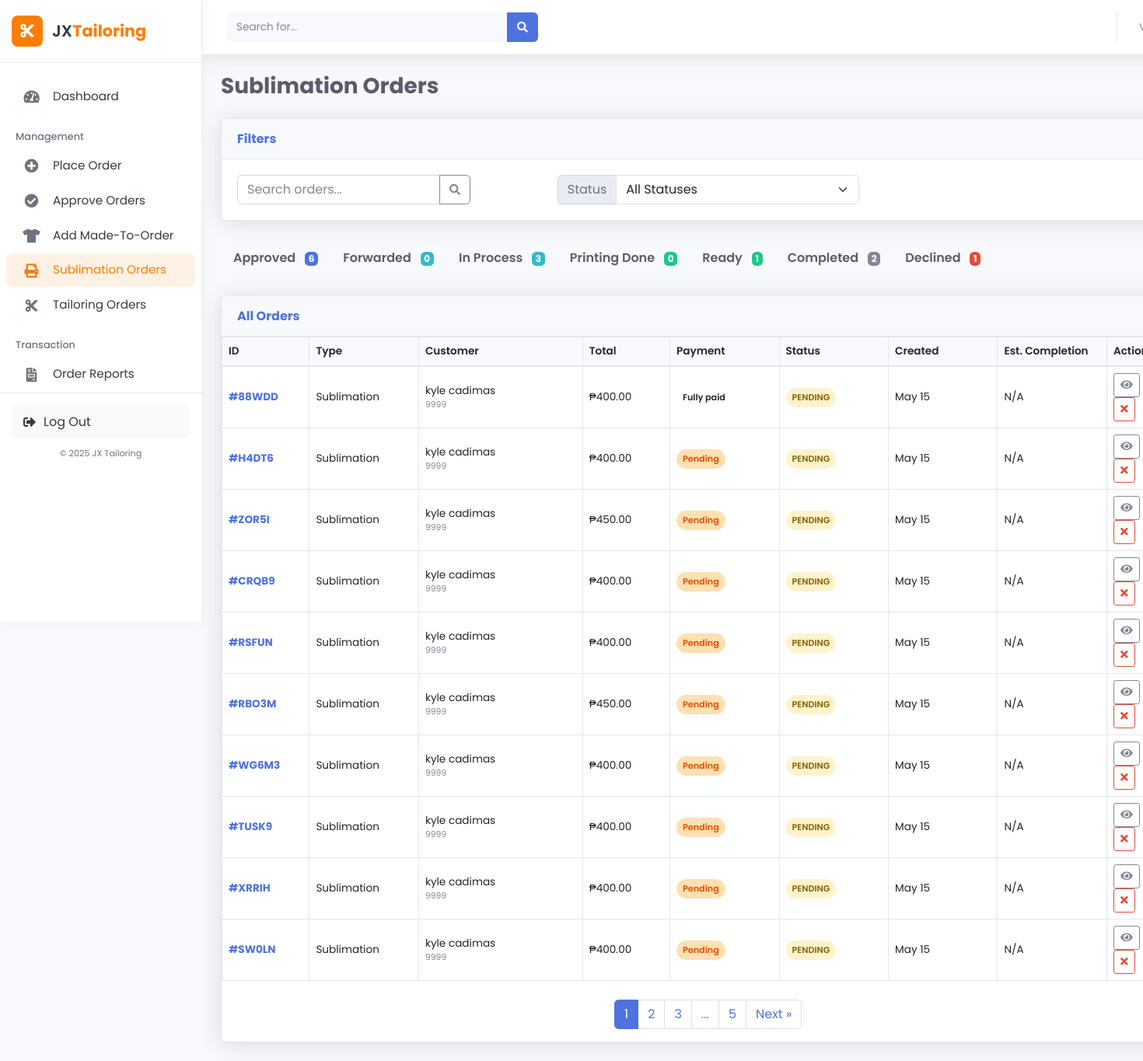
The app's page /staff/sublimation_orders.php (signed in), older data.
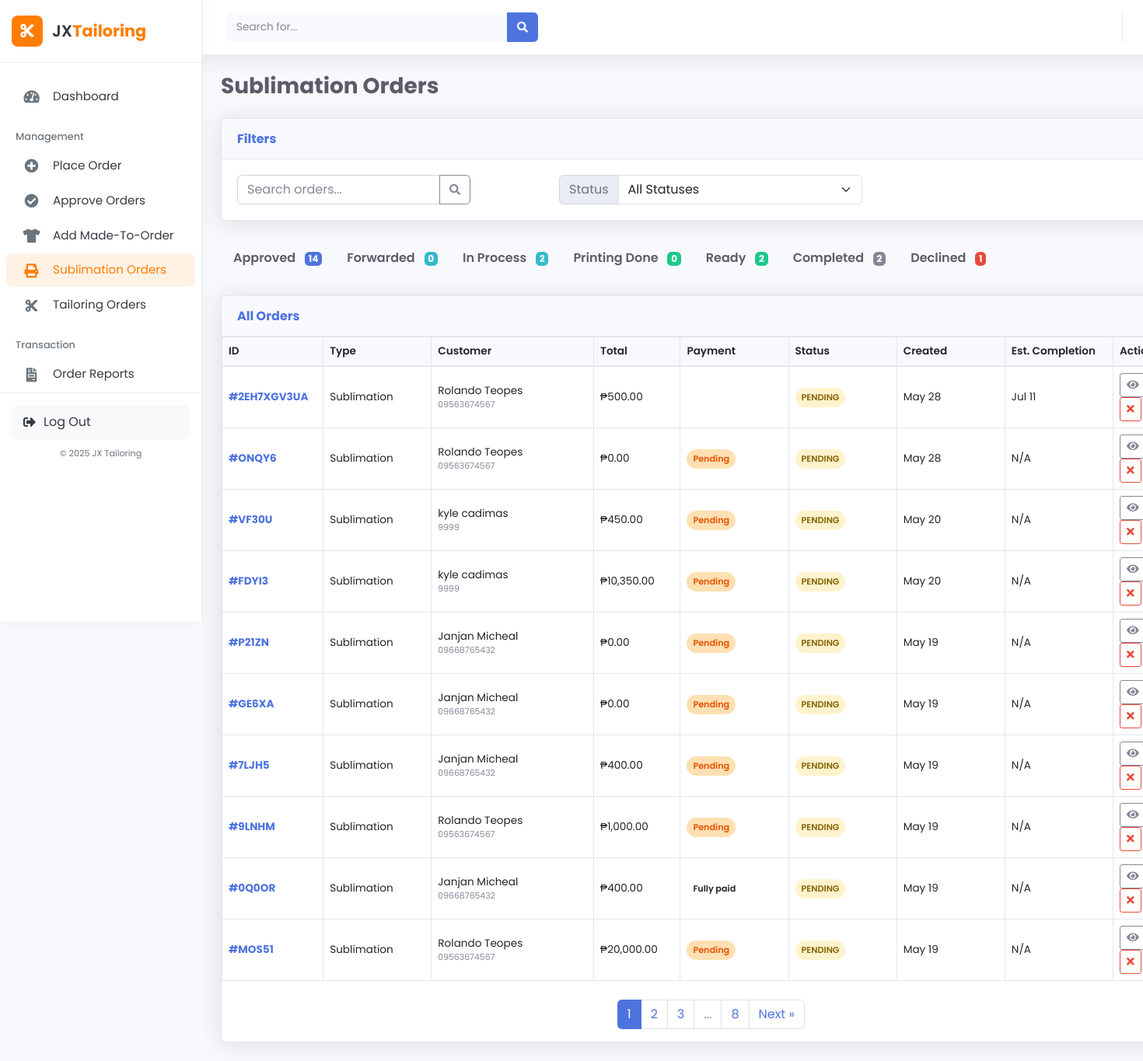
The same page, newer data.
### tables this page shows
CREATE TABLE `orders` (
  `order_id` varchar(10) NOT NULL,
  `customer_id` int(11) NOT NULL,
  `order_type` enum('tailoring','sublimation') NOT NULL,
  `total_amount` decimal(10,2) NOT NULL,
  `downpayment_amount` decimal(10,2) NOT NULL,
  `payment_method` enum('cash','gcash') NOT NULL,
  `payment_status` enum('pending','downpayment_paid','fully_paid') DEFAULT 'pending',
  `order_status` enum('pending_approval','declined','approved','forward_to_sublimator','in_process','printing_done','ready_for_pickup','completed') DEFAULT 'pending_approval',
  `staff_id` int(11) DEFAULT NULL,
  `manager_id` int(11) DEFAULT NULL,
  `notes` text DEFAULT NULL,
  `created_at` timestamp NOT NULL DEFAULT current_timestamp(),
  `updated_at` timestamp NOT NULL DEFAULT current_timestamp() ON UPDATE current_timestamp(),
  `screenshot_path` varchar(255) DEFAULT NULL,
  `status_history` text DEFAULT NULL,
  PRIMARY KEY (`order_id`),
  KEY `customer_id` (`customer_id`),
  KEY `staff_id` (`staff_id`),
  KEY `manager_id` (`manager_id`),
  CONSTRAINT `orders_ibfk_1` FOREIGN KEY (`customer_id`) REFERENCES `customers` (`customer_id`),
  CONSTRAINT `orders_ibfk_2` FOREIGN KEY (`staff_id`) REFERENCES `users` (`user_id`),
  CONSTRAINT `orders_ibfk_3` FOREIGN KEY (`manager_id`) REFERENCES `users` (`user_id`)
);

CREATE TABLE `customers` (
  `customer_id` int(11) NOT NULL AUTO_INCREMENT,
  `username` varchar(50) NOT NULL,
  `password` varchar(255) NOT NULL,
  `email` varchar(100) NOT NULL,
  `first_name` varchar(50) NOT NULL,
  `last_name` varchar(50) NOT NULL,
  `phone_number` varchar(20) DEFAULT NULL,
  `address` text DEFAULT NULL,
  `created_at` timestamp NOT NULL DEFAULT current_timestamp(),
  `updated_at` timestamp NOT NULL DEFAULT current_timestamp() ON UPDATE current_timestamp(),
  PRIMARY KEY (`customer_id`),
  UNIQUE KEY `username` (`username`),
  UNIQUE KEY `email` (`email`)
);

### staff/sublimation_orders.php (the view, shortened to what the changed rows need)
<?php
include '../db.php';
$status_filter = isset($_GET['status']) ? $_GET['status'] : 'all';
$search_term = isset($_GET['search']) ? $_GET['search'] : '';
$page = isset($_GET['page']) ? (int)$_GET['page'] : 1;
$records_per_page = 10;
$offset = ($page - 1) * $records_per_page;
$where_clauses = ["o.order_type = 'sublimation'"];
$params = [];
$types = "";
$where_clause = !empty($where_clauses) ? "WHERE " . implode(" AND ", $where_clauses) : "";
$count_query = "SELECT COUNT(*) as total FROM orders o
               LEFT JOIN customers c ON o.customer_id = c.customer_id
               $where_clause";
$stmt = mysqli_prepare($conn, $count_query);
mysqli_stmt_execute($stmt);
$count_result = mysqli_stmt_get_result($stmt);
$total_records = mysqli_fetch_assoc($count_result)['total'];
$total_pages = ceil($total_records / $records_per_page);
$query = "SELECT o.*, c.first_name, c.last_name, c.email, c.phone_number,
         CASE
            WHEN o.order_type = 'sublimation' THEN t.completion_date
            ELSE NULL
         END AS completion_date
         FROM orders o
         LEFT JOIN customers c ON o.customer_id = c.customer_id
         LEFT JOIN sublimation_orders t ON o.order_id = t.order_id AND o.order_type = 'sublimation'
         $where_clause
         ORDER BY
            CASE
                WHEN o.order_status = 'pending_approval' THEN 1
                WHEN o.order_status = 'approved' THEN 2
                WHEN o.order_status = 'in_process' THEN 3
                WHEN o.order_status = 'printing_done' THEN 4
                WHEN o.order_status = 'ready_for_pickup' THEN 5
                WHEN o.order_status = 'completed' THEN 6
                ELSE 7
            END,
            o.created_at DESC
         LIMIT ?, ?";
$stmt = mysqli_prepare($conn, $query);
if (!empty($params)) {
    $types .= "ii";
    $params[] = $offset;
    $params[] = $records_per_page;
    mysqli_stmt_bind_param($stmt, $types, ...$params);
} else {
    mysqli_stmt_bind_param($stmt, "ii", $offset, $records_per_page);
}
mysqli_stmt_execute($stmt);
$result = mysqli_stmt_get_result($stmt);
$status_counts = [
    'pending_approval' => 0,
    'approved' => 0,
    'forward_to_sublimator' => 0,
    'in_process' => 0,
    'printing_done' => 0,
    'ready_for_pickup' => 0,
    'completed' => 0,
    'declined' => 0
];
$count_query = "SELECT order_status, COUNT(*) as count FROM orders WHERE order_type = 'sublimation' GROUP BY order_status";
$count_result = mysqli_query($conn, $count_query);
while ($row = mysqli_fetch_assoc($count_result)) {
    if (!empty($row['order_status'])) {
        $status_counts[$row['order_status']] = $row['count'];
    }
}
?>
<!DOCTYPE html>
<html lang="en">
<head>
    <link href="https://cdn.jsdelivr.net/npm/bootstrap@5.3.0/dist/css/bootstrap.min.css" rel="stylesheet">
    <link href="vendor/fontawesome-free/css/all.min.css" rel="stylesheet">
    <link href="css/sb-admin-2.min.css" rel="stylesheet">
</head>
<body id="page-top">
    <div id="wrapper">
        <?php include 'sidebar.php'; ?>
        <div id="content-wrapper" class="d-flex flex-column">
            <div id="content">
                <div class="container-fluid">
                    <div class="d-sm-flex align-items-center justify-content-between mb-4">
                        <h1 class="h3 mb-0 text-gray-800 font-weight-bold">
                            Sublimation Orders
                        </h1>
                    </div>
                    <div class="nav-pills-wrapper">
                        <ul class="nav nav-pills mb-4">
                            <li class="nav-item">
                                <a class="nav-link <?php echo $status_filter == 'approved' ? 'active' : ''; ?>" href="?status=approved">
                                    Approved <span class="badge bg-primary"><?php echo $status_counts['approved']; ?></span>
                                </a>
                            </li>
                            <li class="nav-item">
                                <a class="nav-link <?php echo $status_filter == 'in_process' ? 'active' : ''; ?>" href="?status=in_process">
                                    In Process <span class="badge bg-info"><?php echo $status_counts['in_process']; ?></span>
                                </a>
                            </li>
                            <li class="nav-item">
                                <a class="nav-link <?php echo $status_filter == 'ready_for_pickup' ? 'active' : ''; ?>" href="?status=ready_for_pickup">
                                    Ready <span class="badge bg-success"><?php echo $status_counts['ready_for_pickup']; ?></span>
                                </a>
                            </li>
                        </ul>
                    </div>
                    <div class="card shadow mb-4">
                        <div class="card-body p-0">
                            <?php if (mysqli_num_rows($result) > 0): ?>
                                <div class="table-responsive">
                                    <table class="table table-bordered table-hover mb-0">
                                        <thead>
                                            <tr>
                                                <th class="col-id">ID</th>
                                                <th class="col-type d-none d-md-table-cell">Type</th>
                                                <th class="col-customer">Customer</th>
                                                <th class="col-total d-none d-lg-table-cell">Total</th>
                                                <th class="col-payment">Payment</th>
                                                <th class="col-status">Status</th>
                                                <th class="col-created d-none d-md-table-cell">Created</th>
                                                <th class="col-completion d-none d-xl-table-cell">Est. Completion</th>
                                                <th class="col-actions">Actions</th>
                                            </tr>
                                        </thead>
                                        <tbody>
                                            <?php while ($order = mysqli_fetch_assoc($result)):
                                            ?>
                                                <tr class="order-row">
                                                    <td>
                                                        <a href="view_order.php?id=<?php echo htmlspecialchars($order['order_id']); ?>" class="font-weight-bold">
                                                            #<?php echo htmlspecialchars($order['order_id']); ?>
                                                        </a>
                                                    </td>
                                                    <td class="d-none d-md-table-cell">
                                                        <?php echo ucfirst(htmlspecialchars($order['order_type'])); ?>
                                                    </td>
                                                    <td>
                                                        <div class="text-truncate-custom"><?php echo htmlspecialchars($order['first_name'] . ' ' . $order['last_name']); ?></div>
                                                        <small class="text-muted d-block text-truncate-custom"><?php echo htmlspecialchars($order['phone_number']); ?></small>
                                                    </td>
                                                    <td class="d-none d-lg-table-cell">₱<?php echo number_format($order['total_amount'], 2); ?></td>
                                                    <td>
                                                        <?php
                                                        $payment_class = '';
                                                        switch ($order['payment_status']) {
                                                            case 'pending':
                                                                $payment_class = 'payment-pending';
                                                                break;
                                                        }
                                                        $payment_status = str_replace('_', ' ', ucwords($order['payment_status']));
                                                        ?>
                                                        <span class="payment-badge <?php echo $payment_class; ?>">
                                                            <?php echo $payment_status; ?>
                                                        </span>
                                                    </td>
                                                    <td>
                                                        <?php
                                                        $status_class = '';
                                                        switch ($order['order_status']) {
                                                            case 'pending_approval':
                                                                $status_class = 'status-pending';
                                                                $status_text = 'Pending';
                                                                break;
                                                        }
                                                        ?>
                                                        <span class="status-badge <?php echo $status_class; ?>">
                                                            <?php echo $status_text; ?>
                                                        </span>
                                                    </td>
                                                    <td class="d-none d-md-table-cell">
                                                        <?php echo date('M d', strtotime($order['created_at'])); ?>
                                                    </td>
                                                    <td class="d-none d-xl-table-cell">
                                                        <?php
                                                        if ($order['completion_date']) {
                                                            echo date('M d', strtotime($order['completion_date']));
                                                        } else {
                                                            echo 'N/A';
                                                        }
                                                        ?>
                                                    </td>
                                                    <td>
                                                        <a href="view_order.php?id=<?php echo $order['order_id']; ?>"
                                                            class="btn btn-sm btn-outline-secondary me-1"
                                                            data-bs-toggle="tooltip" title="View Details">
                                                            <i class="fas fa-eye"></i>
                                                        </a>
                                                        <?php if ($order['order_status'] == 'pending_approval'): ?>
                                                            <a href="javascript:void(0)"
                                                                class="btn btn-sm btn-outline-danger decline-btn"
                                                                data-id="<?php echo $order['order_id']; ?>"
                                                                data-bs-toggle="tooltip" title="Decline">
                                                                <i class="fas fa-times"></i>
                                                            </a>
                                                        <?php endif; ?>
                                                    </td>
                                                </tr>
                                            <?php endwhile; ?>
                                        </tbody>
                                    </table>
                                </div>
                                <?php if ($total_pages > 1): ?>
                                    <div class="d-flex justify-content-center mt-4">
                                        <nav aria-label="Page navigation">
                                            <ul class="pagination">
                                                <?php
                                                $start_page = max(1, $page - 2);
                                                $end_page = min($total_pages, $page + 2);
                                                for ($i = $start_page; $i <= $end_page; $i++) {
                                                    echo '<li class="page-item ' . ($i == $page ? 'active' : '') . '">';
                                                    echo '<a class="page-link" href="?page=' . $i . '&status=' . $status_filter . '&search=' . urlencode($search_term) . '">' . $i . '</a>';
                                                    echo '</li>';
                                                }
                                                if ($end_page < $total_pages) {
                                                    if ($end_page < $total_pages - 1) {
                                                        echo '<li class="page-item disabled"><span class="page-link">...</span></li>';
                                                    }
                                                    echo '<li class="page-item"><a class="page-link" href="?page=' . $total_pages . '&status=' . $status_filter . '&search=' . urlencode($search_term) . '">' . $total_pages . '</a></li>';
                                                }
                                                ?>
                                            </ul>
                                        </nav>
                                    </div>
                                <?php endif; ?>
                            <?php endif; ?>
                        </div>
                    </div>
                </div>
            </div>
        </div>
    </div>
</body>
</html>

Row changes from the older to the newer data that the page shows:
no longer on this page (row unchanged): orders: order_id "88WDD", order_type "Sublimation", customer.last_name "kyle cadimas", customer.phone_number "9999", total_amount "400.00", payment_status "Fully paid", order_status "PENDING", created_at "May 15", shows "N/A"
no longer on this page (row unchanged): orders: order_id "H4DT6", order_type "Sublimation", customer.last_name "kyle cadimas", customer.phone_number "9999", total_amount "400.00", payment_status "Pending", order_status "PENDING", created_at "May 15", shows "N/A"
no longer on this page (row unchanged): orders: order_id "ZOR5I", order_type "Sublimation", customer.last_name "kyle cadimas", customer.phone_number "9999", total_amount "450.00", payment_status "Pending", order_status "PENDING", created_at "May 15", shows "N/A"
no longer on this page (row edited): orders: order_id "CRQB9", order_type "Sublimation", customer.last_name "kyle cadimas", customer.phone_number "9999", total_amount "400.00", payment_status "Pending", order_status "PENDING", created_at "May 15", shows "N/A"
no longer on this page (row unchanged): orders: order_id "RSFUN", order_type "Sublimation", customer.last_name "kyle cadimas", customer.phone_number "9999", total_amount "400.00", payment_status "Pending", order_status "PENDING", created_at "May 15", shows "N/A"
no longer on this page (row unchanged): orders: order_id "RBO3M", order_type "Sublimation", customer.last_name "kyle cadimas", customer.phone_number "9999", total_amount "450.00", payment_status "Pending", order_status "PENDING", created_at "May 15", shows "N/A"
no longer on this page (row unchanged): orders: order_id "WG6M3", order_type "Sublimation", customer.last_name "kyle cadimas", customer.phone_number "9999", total_amount "400.00", payment_status "Pending", order_status "PENDING", created_at "May 15", shows "N/A"
no longer on this page (row unchanged): orders: order_id "TUSK9", order_type "Sublimation", customer.last_name "kyle cadimas", customer.phone_number "9999", total_amount "400.00", payment_status "Pending", order_status "PENDING", created_at "May 15", shows "N/A"
no longer on this page (row unchanged): orders: order_id "XRRIH", order_type "Sublimation", customer.last_name "kyle cadimas", customer.phone_number "9999", total_amount "400.00", payment_status "Pending", order_status "PENDING", created_at "May 15", shows "N/A"
no longer on this page (row unchanged): orders: order_id "SW0LN", order_type "Sublimation", customer.last_name "kyle cadimas", customer.phone_number "9999", total_amount "400.00", payment_status "Pending", order_status "PENDING", created_at "May 15", shows "N/A"
added orders: order_id "2EH7XGV3UA", order_type "Sublimation", customer.last_name "Rolando Teopes", customer.phone_number "09563674567", total_amount "500.00", order_status "PENDING", created_at "May 28", completion_date "Jul 11"
added orders: order_id "ONQY6", order_type "Sublimation", customer.last_name "Rolando Teopes", customer.phone_number "09563674567", total_amount "0.00", payment_status "Pending", order_status "PENDING", created_at "May 28", shows "N/A"
added orders: order_id "VF30U", order_type "Sublimation", customer.last_name "kyle cadimas", customer.phone_number "9999", total_amount "450.00", payment_status "Pending", order_status "PENDING", created_at "May 20", shows "N/A"
added orders: order_id "FDYI3", order_type "Sublimation", customer.last_name "kyle cadimas", customer.phone_number "9999", total_amount "10,350.00", payment_status "Pending", order_status "PENDING", created_at "May 20", shows "N/A"
added orders: order_id "P21ZN", order_type "Sublimation", customer.last_name "Janjan Micheal", customer.phone_number "09668765432", total_amount "0.00", payment_status "Pending", order_status "PENDING", created_at "May 19", shows "N/A"
added orders: order_id "GE6XA", order_type "Sublimation", customer.last_name "Janjan Micheal", customer.phone_number "09668765432", total_amount "0.00", payment_status "Pending", order_status "PENDING", created_at "May 19", shows "N/A"
added orders: order_id "7LJH5", order_type "Sublimation", customer.last_name "Janjan Micheal", customer.phone_number "09668765432", total_amount "400.00", payment_status "Pending", order_status "PENDING", created_at "May 19", shows "N/A"
added orders: order_id "9LNHM", order_type "Sublimation", customer.last_name "Rolando Teopes", customer.phone_number "09563674567", total_amount "1,000.00", payment_status "Pending", order_status "PENDING", created_at "May 19", shows "N/A"
added orders: order_id "0Q0OR", order_type "Sublimation", customer.last_name "Janjan Micheal", customer.phone_number "09668765432", total_amount "400.00", payment_status "Fully paid", order_status "PENDING", created_at "May 19", shows "N/A"
added orders: order_id "MOS51", order_type "Sublimation", customer.last_name "Rolando Teopes", customer.phone_number "09563674567", total_amount "20,000.00", payment_status "Pending", order_status "PENDING", created_at "May 19", shows "N/A"
Text that changed along with them:
$status_counts['approved']: "6" → "14"
$status_counts['in_process']: "3" → "2"
$status_counts['ready_for_pickup']: "1" → "2"
$total_pages: "5" → "8"
